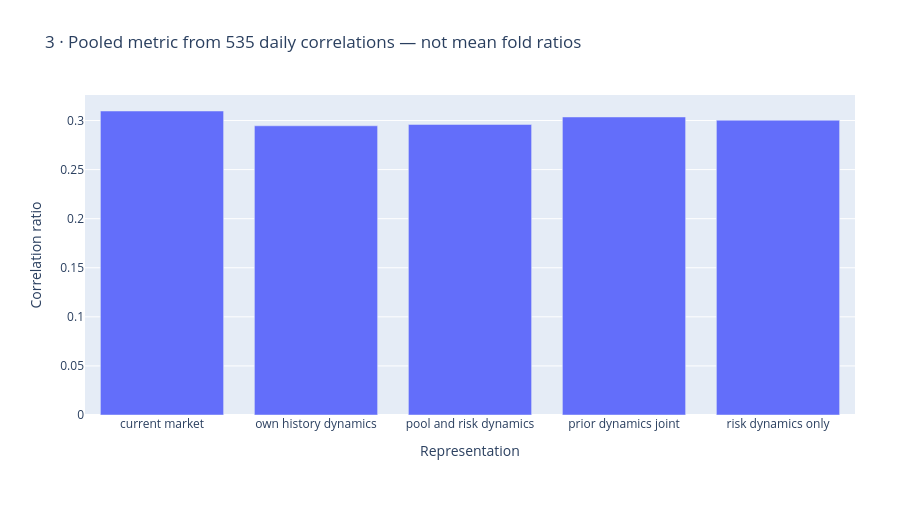

Notebook code for this chart:
### Markdown cell above
## 3 · Pooled validation

The correlation ratio is calculated from concatenated daily correlations over535 dates. It is not the average of three fold ratios.

### Code cell
figures[2].show(renderer='plotly_mimetype')

### Figure 1 — Plotly figure (JSON) as saved in the notebook; plotly's stock layout.template omitted (floating-point values rounded to 4 significant figures)
{"data": [{"type": "bar", "x": ["current market", "own history dynamics", "pool and risk dynamics", "prior dynamics joint", "risk dynamics only"], "y": [0.3097, 0.2946, 0.296, 0.3036, 0.3003]}], "layout": {"height": 530, "legend": {"orientation": "h", "y": -0.25}, "margin": {"b": 115, "l": 85, "r": 45, "t": 95}, "title": {"text": "3 · Pooled metric from 535 daily correlations — not mean fold ratios"}, "xaxis": {"title": {"text": "Representation"}}, "yaxis": {"title": {"text": "Correlation ratio"}}}}
